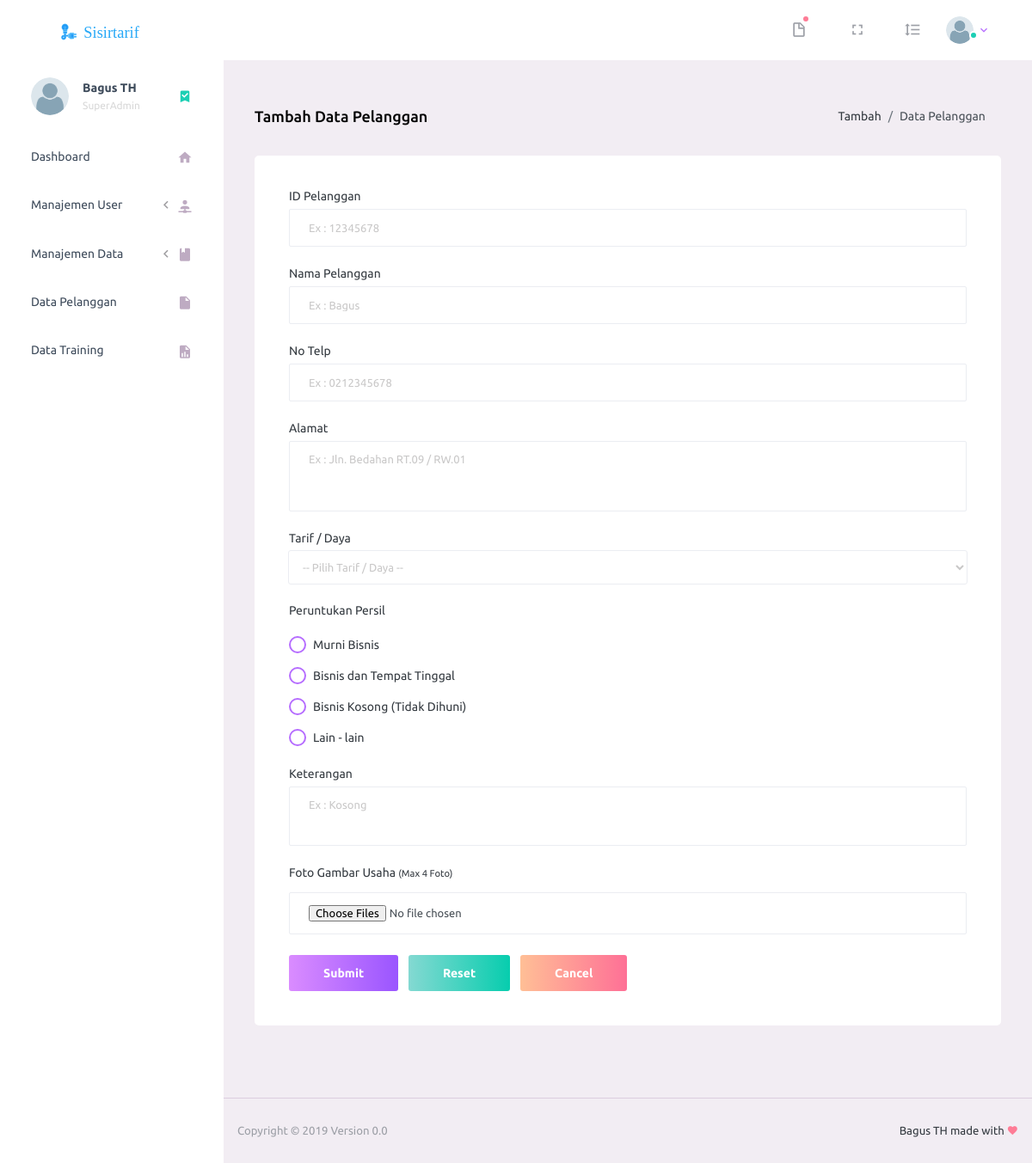
Page /?page=data_pelanggan_manajemen&action=tambah_pelanggan (signed in) on the committed database.
### tables this page shows
CREATE TABLE `user` (
  `nik` int(11) NOT NULL,
  `nama_lengkap` varchar(100) NOT NULL,
  `email` varchar(50) NOT NULL,
  `no_telp` varchar(20) NOT NULL,
  `jenis_kelamin` enum('Pria','Wanita') NOT NULL,
  `alamat` text NOT NULL,
  `gambar` varchar(100) NOT NULL,
  `username` varchar(100) NOT NULL,
  `password` varchar(100) NOT NULL,
  `pass` varchar(100) NOT NULL,
  `hak_akses` enum('SuperAdmin','Admin','Karyawan') NOT NULL,
  `status` enum('Aktif','Tidak Aktif') NOT NULL,
  `tgl_buat` varchar(50) NOT NULL
);

CREATE TABLE `data_peruntukan_persil` (
  `id_pp` int(11) NOT NULL,
  `id_peruntukan_persil` int(11) NOT NULL,
  `peruntukan_persil` varchar(100) NOT NULL
);

### inc/data_pelanggan_manajemen.php (the view, shortened to what this page needs)
<?php if (@$_GET['action'] == 'tambah_pelanggan'): ?>
  <div class="content-wrapper">
    <div class="page-header">
      <h3 class="page-title">
        Tambah Data Pelanggan
      </h3>
      <nav aria-label="breadcrumb">
        <ol class="breadcrumb">
          <li class="breadcrumb-item">Tambah</a></li>
          <li class="breadcrumb-item active" aria-current="page">Data Pelanggan</li>
        </ol>
      </nav>
    </div>
    <div class="row">
      <div class="col-12 grid-margin stretch-card">
        <div class="card">
          <div class="card-body">
            <form class="forms-sample" method="post" action="?page=data_pelanggan_manajemen&action=proses_tambah" enctype="multipart/form-data">
              <div class="form-group">
                <label for="id_pel">ID Pelanggan</label>
                <input type="text" class="form-control" name="id_pel" placeholder="Ex : 12345678" required>
              </div>
              <div class="form-group">
                <label for="nama">Nama Pelanggan</label>
                <input type="text" class="form-control" name="nama" placeholder="Ex : Bagus" required>
              </div>
              <div class="form-group">
                <label for="no_telp">No Telp</label>
                <input type="text" class="form-control" name="no_telp" placeholder="Ex : 0212345678" required>
              </div>
              <div class="form-group">
                <label for="alamat_pel">Alamat</label>
                <textarea class="form-control" name="alamat_pel" rows="4" placeholder="Ex : Jln. Bedahan RT.09 / RW.01" required></textarea>
              </div>
              <div class="form-group">
                <label for="tarif">Tarif / Daya</label>
                <select name="tarif" class="form-control">
                  <option value="#">-- Pilih Tarif / Daya --</option>
                </select>
              </div>
              <div class="form-group">
                <label for="foto">Peruntukan Persil</label>
                <?php
                $sql_peruntukan_persil = mysqli_query($db, "SELECT * FROM data_peruntukan_persil ") or die ($db->error);
                while($data_peruntukan_persil = mysqli_fetch_array($sql_peruntukan_persil)) {
                  echo '<div class="form-check">';
                  echo '<label class="form-check-label">';
                  echo $data_peruntukan_persil['peruntukan_persil'];
                  echo '</label>';
                  echo '</div>';
                }
                ?>
              </div>
              <div class="form-group">
                <label for="keterangan">Keterangan</label>
                <textarea class="form-control" name="keterangan" rows="3" placeholder="Ex : Kosong" required></textarea>
              </div>
              <div class="form-group">
                <label for="foto">Foto Gambar Usaha <small>(Max 4 Foto)</small></label>
                <div class="row mt-2">
                  <div class="col-md-12">
                    <input type="file" name="foto[]" class="form-control" multiple required>
                  </div>
                </div>
                </div>
                <button type="submit" class="btn btn-gradient-primary mr-2">Submit</button>
                <button type="reset" class="btn btn-gradient-success mr-2">Reset</button>
                <a href="?page=data_pelanggan" class="btn btn-gradient-danger">Cancel</a>
              </form>
            </div>
          </div>
        </div>
      </div>
    </div>
            <?php endif; ?>

### index.php (shortened to what this page needs)
<?php
include "+koneksi.php";
if(@$_SESSION['superadmin'] || @$_SESSION['admin'] || @$_SESSION['karyawan']) {
  ?>
  <!DOCTYPE html>
  <html lang="en">
  <head>
    <link rel="stylesheet" href="vendors/iconfonts/mdi/css/materialdesignicons.min.css">
    <link rel="stylesheet" href="vendors/css/vendor.bundle.base.css">
    <link rel="stylesheet" href="css/style.css">
    <link rel="stylesheet" type="text/css" href="https://cdn.datatables.net/v/bs4/dt-1.10.18/datatables.min.css"/>
  </head>
  <?php
  if(@$_SESSION['superadmin']) {
    $sql_terlogin = mysqli_query($db, "SELECT * FROM user WHERE nik = '$_SESSION[superadmin]' ") or die ($db->error);
    $data_terlogin = mysqli_fetch_array($sql_terlogin);
  } elseif (@$_SESSION['admin']) {
    $sql_terlogin = mysqli_query($db, "SELECT * FROM user WHERE nik = '$_SESSION[admin]' ") or die ($db->error);
    $data_terlogin = mysqli_fetch_array($sql_terlogin);
  } else {
    $sql_terlogin = mysqli_query($db, "SELECT * FROM user WHERE nik = '$_SESSION[karyawan]' ") or die ($db->error);
    $data_terlogin = mysqli_fetch_array($sql_terlogin);
  }
  ?>
  <body>
    <div class="container-scroller">
      <nav class="navbar default-layout-navbar col-lg-12 col-12 p-0 fixed-top d-flex flex-row">
        <div class="text-center navbar-brand-wrapper d-flex align-items-center justify-content-center">
          <a class="navbar-brand brand-logo" href="./"><img src="images/logo.svg" alt="logo"/></a>
        </div>
        <div class="navbar-menu-wrapper d-flex align-items-stretch">
          <ul class="navbar-nav navbar-nav-right">
            <?php if ($data_terlogin['hak_akses'] != 'Karyawan'): ?>
              <?php
              $sql_notif = mysqli_query($db, "SELECT * FROM pelanggan JOIN user ON pelanggan.nik = user.nik WHERE hits = '1' LIMIT 5 ");
              ?>
              <li class="nav-item dropdown">
                <a class="nav-link count-indicator dropdown-toggle" id="messageDropdown" data-toggle="dropdown" aria-expanded="false">
                  <i class="mdi mdi-file-outline"></i>
                  <?php
                  if (mysqli_num_rows($sql_notif) > 0) {
                    ?>
                    <span class="count-symbol bg-warning"></span>
                    <div class="dropdown-menu dropdown-menu-right navbar-dropdown preview-list" aria-labelledby="messageDropdown">
                      <h6 class="p-1 mb-0">Data Masuk</h6>
                      <?php
                    } else { ?>
                      <span class="count-symbol bg-danger"></span>
                        <?php
                      }
                      ?>
                    </a>
                  </div>
              <?php endif ?>
              <li class="nav-item d-none d-lg-block full-screen-link">
                <a class="nav-link">
                  <i class="mdi mdi-fullscreen" id="fullscreen-button"></i>
                </a>
              </li>
              <li class="nav-item nav-settings d-none d-lg-block">
                <a class="nav-link" href="#">
                  <i class="mdi mdi-format-line-spacing"></i>
                </a>
              </li>
              <li class="nav-item nav-profile dropdown">
                <a class="nav-link dropdown-toggle" id="profileDropdown" href="#" data-toggle="dropdown" aria-expanded="false">
                  <div class="nav-profile-img">
                    <img src="images/foto/<?= ucfirst($data_terlogin['gambar']); ?>" alt="image">
                    <span class="availability-status online"></span>
                  </div>
                </a>
              </li>
          </div>
        <div class="container-fluid page-body-wrapper">
          <nav class="sidebar sidebar-offcanvas" id="sidebar">
            <ul class="nav">
              <li class="nav-item nav-profile">
                <a href="?page=users_detail" class="nav-link">
                  <div class="nav-profile-image">
                    <img src="images/foto/<?= ucfirst($data_terlogin['gambar']); ?>" alt="profile">
                  </div>
                  <div class="nav-profile-text d-flex flex-column">
                    <span class="font-weight-bold mb-2"><?php echo ucfirst($data_terlogin['nama_lengkap']); ?></span>
                    <span class="text-secondary text-small"><?php echo ucfirst($data_terlogin['hak_akses']); ?></span>
                  </div>
                  <i class="mdi mdi-bookmark-check text-success nav-profile-badge"></i>
                </a>
              </li>
              <li class="nav-item <?php if(@$_GET['page'] == '') { echo 'active'; } ?>">
                <a class="nav-link" href="./">
                  <span class="menu-title">Dashboard</span>
                  <i class="mdi mdi-home menu-icon"></i>
                </a>
              </li>
              <?php if ($data_terlogin['hak_akses'] != 'Karyawan'): ?>
                <li class="nav-item <?php if(@$_GET['page'] == 'user_admin') { echo 'active'; } elseif(@$_GET['page'] == 'user_karyawan') { echo 'active'; }  ?>">
                  <a class="nav-link" data-toggle="collapse" href="#ui-basic" aria-expanded="false" aria-controls="ui-basic">
                    <span class="menu-title">Manajemen User</span>
                    <i class="menu-arrow"></i>
                    <i class="mdi mdi-account-network menu-icon"></i>
                  </a>
                        </li>
                        <li class="nav-item <?php if(@$_GET['page'] == 'data_tarif_daya') { echo 'active'; } elseif(@$_GET['page'] == 'data_peruntukan_persil') { echo 'active'; }  ?>">
                          <a class="nav-link" data-toggle="collapse" href="#ui-basic1" aria-expanded="false" aria-controls="ui-basic">
                            <span class="menu-title">Manajemen Data</span>
                            <i class="menu-arrow"></i>
                            <i class="mdi mdi-book menu-icon"></i>
                          </a>
                            </li>
                          <?php endif ?>
                          <li class="nav-item <?php if(@$_GET['page'] == 'data_pelanggan') { echo 'active'; } ?>">
                            <a class="nav-link" href="?page=data_pelanggan">
                              <span class="menu-title">Data Pelanggan</span>
                              <i class="mdi mdi-file menu-icon"></i>
                            </a>
                          </li>
                          <?php if ($data_terlogin['hak_akses'] == 'SuperAdmin'): ?>
                            <li class="nav-item <?php if(@$_GET['page'] == 'data_training') { echo 'active'; } ?>">
                              <a class="nav-link" href="?page=data_training">
                                <span class="menu-title">Data Training</span>
                                <i class="mdi mdi-file-chart menu-icon"></i>
                              </a>
                            </li>
                          <?php endif ?>
                        </ul>
                      </nav>
                      <div class="main-panel">
                       <?php
                       if(@$_GET['page'] == '') {
                        include "inc/dashboard.php";
                      } else if(@$_GET['page'] == 'user_admin') {
                        include "inc/user_admin.php";
                      } else if(@$_GET['page'] == 'user_karyawan') {
                        include "inc/user_karyawan.php";
                      } else if(@$_GET['page'] == 'users_detail') {
                        include "inc/users_detail.php";
                      } else if(@$_GET['page'] == 'user_detail') {
                        include "inc/user_detail.php";
                      } else if(@$_GET['page'] == 'data_tarif_daya') {
                        include "inc/data_tarif_daya.php";
                      } else if(@$_GET['page'] == 'data_peruntukan_persil') {
                        include "inc/data_peruntukan_persil.php";
                      } else if(@$_GET['page'] == 'data_pelanggan') {
                        include "inc/data_pelanggan.php";
                      } else if(@$_GET['page'] == 'data_pelanggan_manajemen') {
                        include "inc/data_pelanggan_manajemen.php";
                      } else if(@$_GET['page'] == 'data_pelanggan_detail') {
                        include "inc/data_pelanggan_detail.php";
                      } else if(@$_GET['page'] == 'data_pelanggan_proses') {
                        include "inc/data_pelanggan_proses.php";
                      } else if(@$_GET['page'] == 'data_training') {
                        include "inc/data_training.php";
                      } else if(@$_GET['page'] == 'manajemen_alat') {
                        include "inc/manajemen_alat.php";
                      } else {
                        include "inc/error-404.php";
                      } ?>
                      <footer class="footer">
                        <div class="d-sm-flex justify-content-center justify-content-sm-between">
                          <span class="text-muted text-center text-sm-left d-block d-sm-inline-block">Copyright © 2019 Version 0.0</span>
                          <span class="float-none float-sm-right d-block mt-1 mt-sm-0 text-center">Bagus TH made with <i class="mdi mdi-heart text-danger"></i></span>
                        </div>
                      </footer>
                    </div>
                  </div>
              </body>
              </html>
              <?php
            } else {
              include "login.php";
            }
            ?>

### rows in the picture
user: nama_lengkap "Bagus TH", hak_akses "SuperAdmin"
data_peruntukan_persil: peruntukan_persil "Murni Bisnis"
data_peruntukan_persil: peruntukan_persil "Bisnis dan Tempat Tinggal"
data_peruntukan_persil: peruntukan_persil "Bisnis Kosong (Tidak Dihuni)"
data_peruntukan_persil: peruntukan_persil "Lain - lain"
